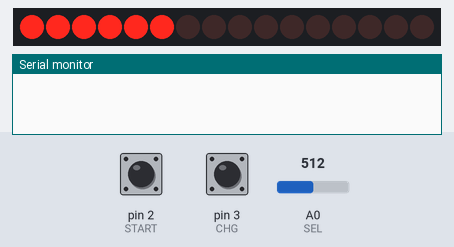
Simulated run of this sketch. Board: Arduino Uno, built with avr-gcc and run on an emulated ATmega328P. On the bench: 16 shift-register outputs drawn as a row of LEDs (first output left, lit = HIGH), the last lines printed to the serial monitor. Wiring (inferred from the names in the program): 2 × shift register (74HC595): data pin 4; shift clock pin 5; latch pin 6. Wiring (inferred from the signals the program sends): row of LEDs: on Q0, Q1, Q2, Q3, Q4, Q5, Q6, Q7, Q8, Q9, Q10, Q11, Q12, Q13, Q14, Q15. The test bench sets the inputs (shaded band); at power-on: pin 2 (START) LOW, A0 (SEL) = 512, pin 3 (CHG) HIGH.

Above: at 1.2 s.
1.3 s: pin 2 (START) pulled HIGH for 0.15 s
At 1.31 s:
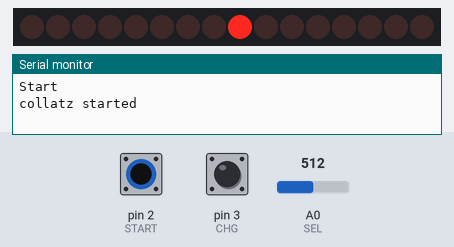
2.0 s: A0 (SEL) set to 716
At 2.3 s:
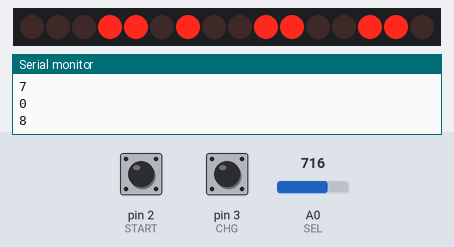
3.5 s: pin 2 (START) pulled HIGH for 1 s
At 3.67 s:
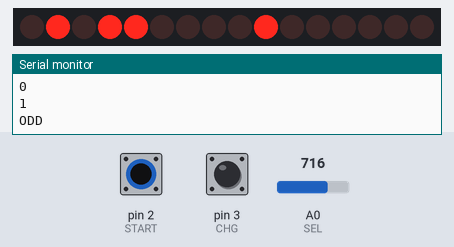
5.1 s: A0 (SEL) set to 900
At 6.6 s:
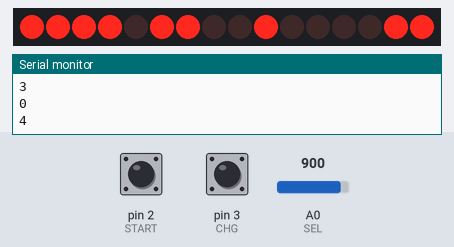
6.8 s: pin 2 (START) pulled HIGH for 0.15 s
At 6.81 s:
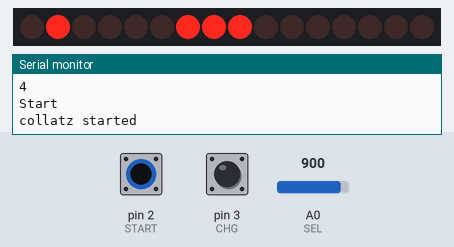
7.5 s: A0 (SEL) set to 1023
At 12.2 s:
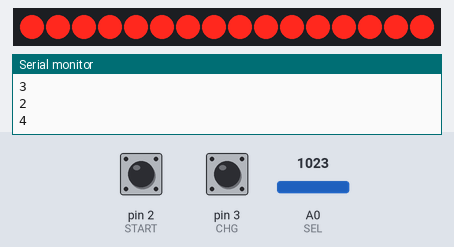
Timing chart, 0 to 12.7 s (numbered marks = the images above; inputs shaded):
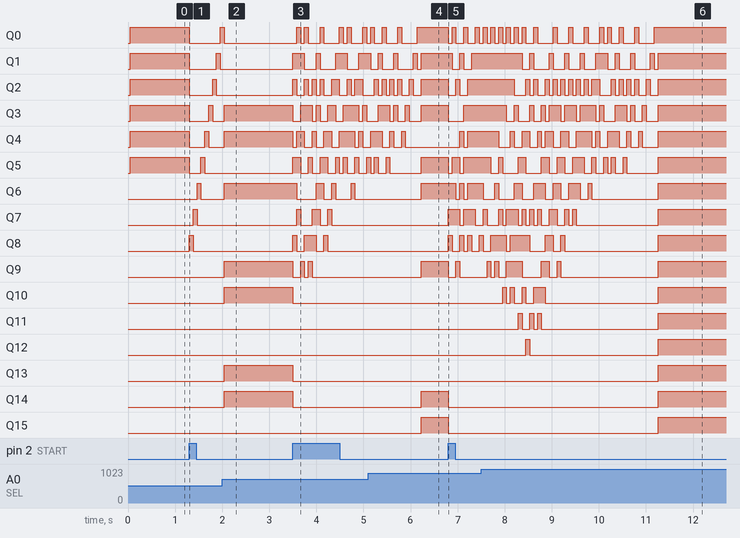

The sketch:

muBox_collatz.ino
```cpp
/*  meoWS Collatz Box Firmware
 *  This program uses the Collatz Conjecture to play music.  If a resulting number is even, then a regular note from a predefined scale is played.
 *  If a resulting number is odd, the chord progression changes.
 *
 *  The following pins are used:
 *    D2 - Start Button
 *    D3 - Change Instrument Button
 *    D4 - SDI (LED Driver)
 *    D5 - CLK (LED Driver)
 *    D6 - LE (LED Drier)
 *    D7 - VS1053b Reset
 *    D8 - VS1053b MIDI in
 *    D9 - VS1053b RX (Not used)
 *    A0 - Number Selector (Pot)
 *
 *  Developed by:  Allen Lee (alee@meoworkshop.org)
 *  Revision History
 *  rev.O [12-Oct/12]
 */

//  mubox requires Software Serial to communicate MIDI
#include <SoftwareSerial.h>

//  Define Pins as explained above
#define START 2
#define CHG 3
#define SDI 4
#define CLK 5
#define LE 6
#define SEL A0
#define RST 7

SoftwareSerial midi(9,8);

int aVal = 0;    //  Value for the analog input
int scaled_aval = 0;

//  Define a bunch of notes to play
int notes[3][12] =  {
  {
    65,67,69,72,74,77,79,81,84,86,89,91  }
  ,
  {
    69,72,74,77,79,81,84,86,89,91,93,96  }
  ,
  {
    72,74,77,79,81,84,86,89,91,93,96,98  }
};

int del = 80;    //  Define a note duration

volatile int instrument[9] = {0,13,31,45,46,47,52,79,94};
volatile int index = 0;


void setup()
{
  //  Setup buttons & their associated interrupts
  //attachInterrupt(0, start, FALLING);
  attachInterrupt(1, chg, FALLING);
  pinMode(START, INPUT);
  pinMode(CHG, INPUT);
  pinMode(RST, OUTPUT);

  //  Setup LED Driver pins
  pinMode(SDI, OUTPUT);
  pinMode(CLK, OUTPUT);
  pinMode(LE, OUTPUT);
  //  Byte is latched in the LED Driver when LE is active low
  digitalWrite(LE, HIGH);

  //  Set up MIDI Parameters
  midi.begin(31250);
  setBank(0,0x00);
  setVol(0,100);
  setInstrument(0,0);

  //  Reset the VS1053b Chip
  digitalWrite(RST, LOW);
  delay(50);
  digitalWrite(RST, HIGH);

  //  Serial for debugging
  Serial.begin(9600);

}


void loop()
{
  //setInstrument(0,0);

  aVal = analogRead(SEL);
  scaled_aval = map(aVal,0,1023,0,131071);
  lightLED(scaled_aval);

  if(digitalRead(START))
  {
    Serial.println("Start");
    collatz(aVal);
  }

}

//  Interrupt function to change instruments
void chg(void)
{
  if(index > 8)
    index = 0;
  index++;
  setInstrument(0,instrument[index]);
}

//  This function lights up the LEDs for a given value
void lightLED(int value)
{
  digitalWrite(LE, LOW);
  //  Because our LED Driver is a 16 channel one, and SPI takes in a byte at a time, we must split our value to two bytes.
  //  We achieve sending the higher byte by right shifting our value by one byte (8 bits)
  shiftOut(SDI, CLK, MSBFIRST, (value >> 8));
  shiftOut(SDI, CLK, MSBFIRST, value);
  digitalWrite(LE, HIGH);
}

//  The actual execution of the collatz conjecture for a given number is done here.
void collatz(long int num)
{
  Serial.println("collatz started");
  int counter1 = 0;
  int counter2 = 0;

  while(num != 1)
  {

    //  Even test
    if((num % 2) == 0)
    {
      num = num / 2;
    }

    //  Odd test
    else if((num % 2) == 1)
    {
      Serial.println("ODD");
      num = (num * 3) + 1;
      counter1++;

      //  If we are already on the third chord progression, go back to progression 1
      if(counter1 == 3)
      {
        counter1 = 0;
      }

      //  Reset the index for regular notes in the scale
      counter2 = 0;
    }

    lightLED((int)num);

    Serial.println(counter1,DEC);
    Serial.println(counter2,DEC);
    playNote(0,notes[counter1][counter2]);
    delay(del);
    stopNote(0,notes[counter1][counter2]);

    //  Increment to play the next note in the scale
    counter2++;
  }
}


//  Define some MIDI Functions in this section
void MIDI(char cmd, char data1, char data2)
{
  midi.print(cmd);
  midi.print(data1);

  //  If a command is less than 0xb0, then two data bytes are needed instead of one
  if((cmd & 0xf0) < 0xb0)
    midi.print(data2);
}

void setBank(char channel, char bank)
{
  MIDI((0xb0 | channel), 0x00, bank);
}

void setVol(char channel, char vol)
{
  MIDI((0xb0 | channel), 0x07, vol);
}

void setInstrument(char channel, char instr)
{
  MIDI((0xc0 | channel), instr, 0);
}

void playNote(char channel, char note)
{
  //  I've preset the attack (and release) value because they're not overly changed around in this case.  If you wish to change the value
  //  you may do so up to 127.
    char atk = 60;
  MIDI((0x90 | channel), note, atk);
}

void stopNote(char channel, char note)
{
  char rel = 80;
  MIDI((0x80 | channel), note, rel);
}
```

Measured:
- after the input at 1.3 s, Q0: HIGH → LOW at once, → HIGH 0.66 s later; Q1: HIGH → LOW at once, → HIGH 0.58 s later, → LOW 0.08 s later; Q2: HIGH → LOW at once, → HIGH 0.49 s later, → LOW 0.08 s later; Q3: HIGH → LOW at once, → HIGH 0.41 s later, → LOW 0.08 s later; Q4: HIGH → LOW at once, → HIGH 0.33 s later, → LOW 0.08 s later
- after the input at 3.5 s, Q1: goes HIGH 0.25 s, LOW 0.25 s, HIGH 0.08 s, LOW 0.33 s, HIGH 0.25 s, LOW 0.25 s, then HIGH, starting at once; Q6: goes LOW 0.41 s, HIGH 0.17 s, LOW 0.16 s, HIGH 0.08 s, LOW 0.33 s, HIGH 0.08 s, then LOW, starting after 0.08 s
- after the input at 6.8 s, Q0: HIGH → LOW at once, then repeats every 0.25 s: HIGH 0.08 s, LOW 0.16 s; Q1: alternates HIGH for 0.08 s and LOW for 0.17 s, starting after 0.08 s
